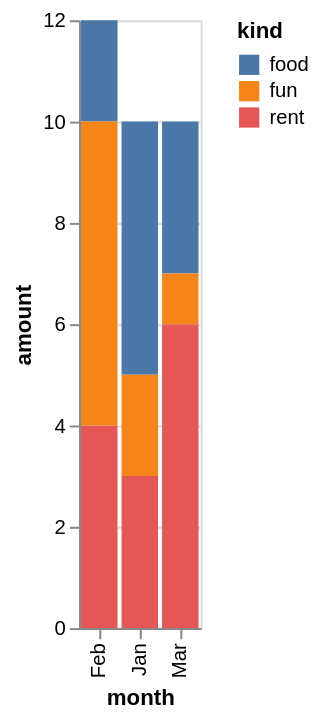

Specify this chart in Vega-Lite:
### Vega-Lite specification from a JSON file in a GitHub repository (floating-point values rounded to 4 significant figures)
{"$schema": "https://vega.github.io/schema/vega-lite/v6.json", "data": {"values": [{"amount": 3, "kind": "rent", "month": "Jan"}, {"amount": 5, "kind": "food", "month": "Jan"}, {"amount": 2, "kind": "fun", "month": "Jan"}, {"amount": 4, "kind": "rent", "month": "Feb"}, {"amount": 2, "kind": "food", "month": "Feb"}, {"amount": 6, "kind": "fun", "month": "Feb"}, {"amount": 6, "kind": "rent", "month": "Mar"}, {"amount": 3, "kind": "food", "month": "Mar"}, {"amount": 1, "kind": "fun", "month": "Mar"}]}, "description": "Bars stacked by color (offset zero).", "encoding": {"color": {"field": "kind", "type": "nominal"}, "x": {"field": "month", "type": "ordinal"}, "y": {"field": "amount", "type": "quantitative"}}, "mark": "bar", "usermeta": {"easel": {"standin_ratio": 0.0235, "threshold": 0.05}}}
